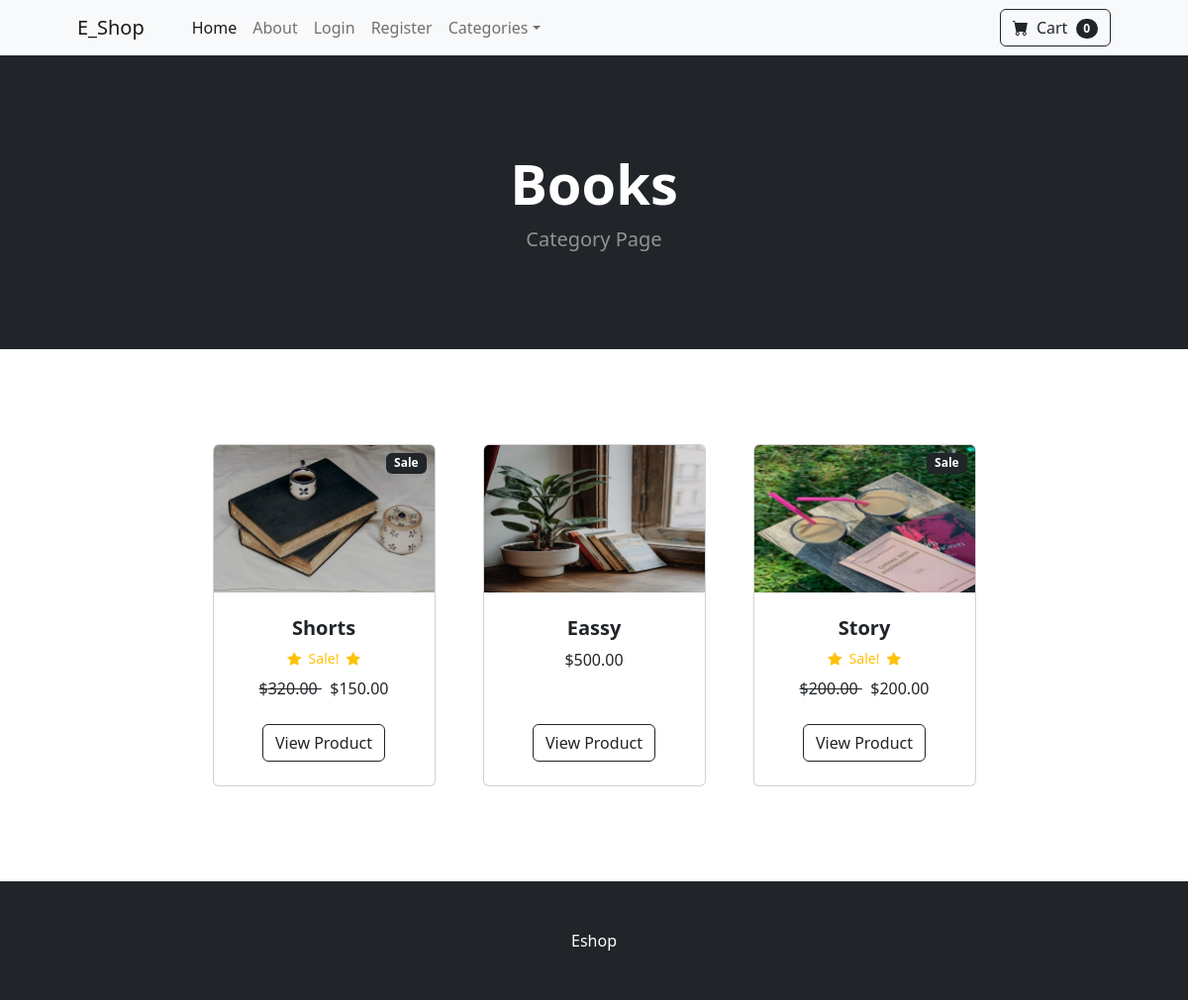
Screenshot of /category/Books/ with the database file from the repository.
### store/models.py (models this page shows, shortened)
class Category(models.Model):
    name=models.CharField(max_length=100)
    def __str__(self) -> str:
        return self.name
    class Meta:
        verbose_name_plural='categories'

class Product(models.Model):
    name=models.CharField(max_length=100)
    price=models.DecimalField(default=0, decimal_places=2,max_digits=6)
    category=models.ForeignKey(Category,on_delete=models.CASCADE,default=1)
    description=models.CharField(max_length=250,default='', blank=True,null=True)
    image=models.ImageField(upload_to='product_image/')
    is_sale=models.BooleanField(default=False)
    sale_price=models.DecimalField(default=0, decimal_places=2,max_digits=6)

### store/views.py (the view)
# urls.py: path('category/<str:foo>/', views.CategoryView.as_view(), name='category'),
class CategoryView(View):
    def get(self, request, foo):
        foo = foo.replace('-', ' ')
        try:
            category = Category.objects.get(name=foo)
            products = Product.objects.filter(category=category)
            return render(request, 'category.html', {'products': products, 'category': category})
        except Category.DoesNotExist:
            messages.success(request, "That Category Doesn't Exist...")
            return redirect('home')

### cart/cart.py (called while the page is built)
	def __len__(self):
		return len(self.cart)

### cart/context_processors.py (called while the page is built)
def cart(request):
    return {'cart':CartView(request)} #its return default data if it has or not

### templates/category.html
{% extends 'base.html' %}
{% block content %}
        <header class="bg-dark py-5">
            <div class="container px-4 px-lg-5 my-5">
                <div class="text-center text-white">
                    <h1 class="display-4 fw-bolder">
                    {{ category }}
                </h1>
                    <p class="lead fw-normal text-white-50 mb-0">Category Page</p>
                </div>
            </div>
        </header>
        <section class="py-5">
            <div class="container px-4 px-lg-5 mt-5">
                <div class="row gx-4 gx-lg-5 row-cols-2 row-cols-md-3 row-cols-xl-4 justify-content-center">
                {% for product in products %}
                    {% if product.is_sale %}
                    <div class="col mb-5">
                        <div class="card h-100">
                            <div class="badge bg-dark text-white position-absolute" style="top: 0.5rem; right: 0.5rem">Sale</div>
                            <img class="card-img-top" src="{{ product.image.url }}" alt="..." />
                            <div class="card-body p-4">
                                <div class="text-center">
                                    <h5 class="fw-bolder">{{ product.name }}</h5>
                <div class="d-flex justify-content-center small text-warning mb-2">
                <div class="bi-star-fill"></div>
                &nbsp;&nbsp;Sale!&nbsp;&nbsp;
                <div class="bi-star-fill"></div>
                </div>
                                    <strike>
                                    ${{ product.price }}
                                    </strike>
                                    &nbsp;
                                    ${{ product.sale_price }}
                                </div>
                            </div>
                            <div class="card-footer p-4 pt-0 border-top-0 bg-transparent">
    <div class="text-center">
        <a class="btn btn-outline-dark mt-auto" href="{% url 'product_detail' product.id  %}">View Product</a>
    </div>
                            </div>
                        </div>
                    </div>
                    {% else %}
                <div class="col mb-5">
                        <div class="card h-100">
                            <img class="card-img-top" src="{{ product.image.url }}" alt="..." />
                            <div class="card-body p-4">
                                <div class="text-center">
                                    <h5 class="fw-bolder">{{ product.name }}</h5>
                                    ${{ product.price }}
                                </div>
                            </div>
                            <div class="card-footer p-4 pt-0 border-top-0 bg-transparent">
    <div class="text-center"><a class="btn btn-outline-dark mt-auto" href="{% url 'product_detail' product.id %}">View Product</a></div>
                            </div>
                        </div>
                    </div>
                        {% endif %}
                    {% endfor %}
            </div>
        </section>
{% endblock %}

### rows the page displays
Category: name "Books"
Product: image (picture), name "Shorts", price "320.00", sale_price "150.00"
Product: image (picture), name "Eassy", price "500.00"
Product: image (picture), name "Story", price "200.00", sale_price "200.00"

### other values shown
{{ cart | length }} "0"
